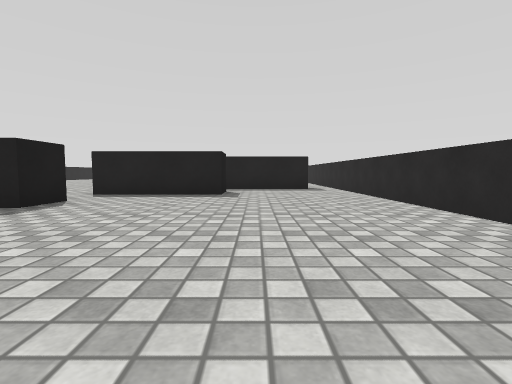
view 1 (above)

22 first-person views from a walk through a 3-D level made in the Unity game engine. The camera is 0.51 m above the floor, tilts 4° down and sees 85° across. The floor is counted in squares, 1 m on a side. Each view is taken from the middle of a square. On the plan, view 1 faces up. The plan holds only what a view shows up to about 9 squares ahead; the rest is blank. The place goes on beyond the plan. The player character is not drawn. Surface patterns are stand-ins for the level's own textures.

view 2
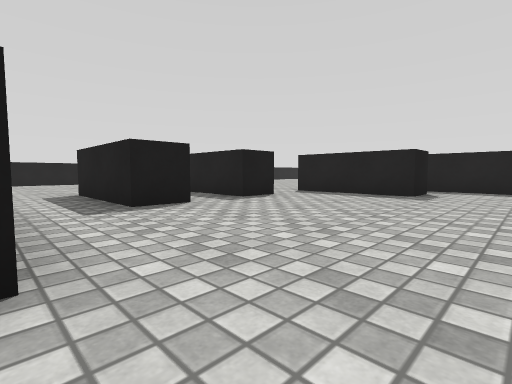

view 3
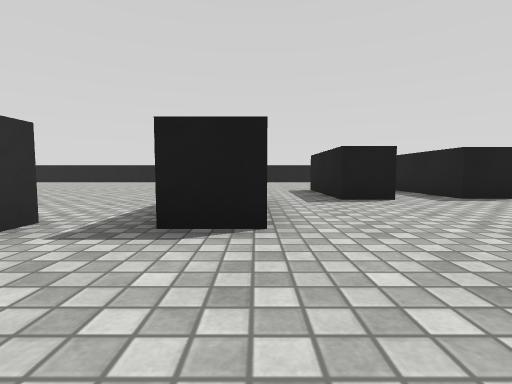

view 4
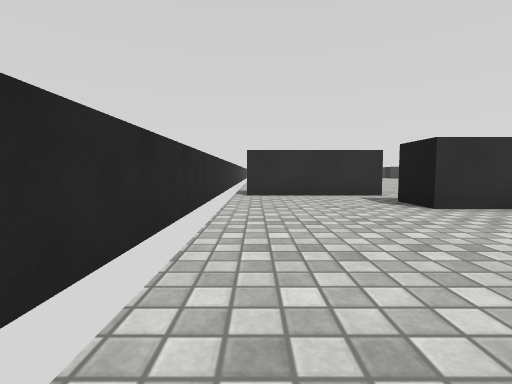

view 5
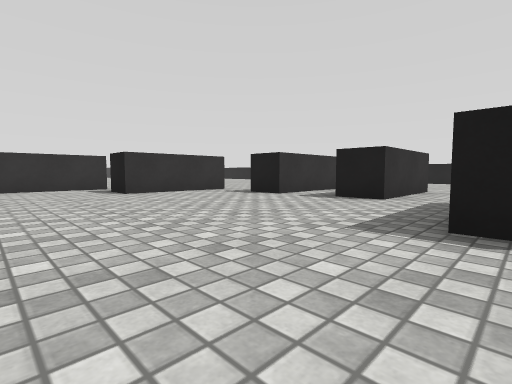

view 6
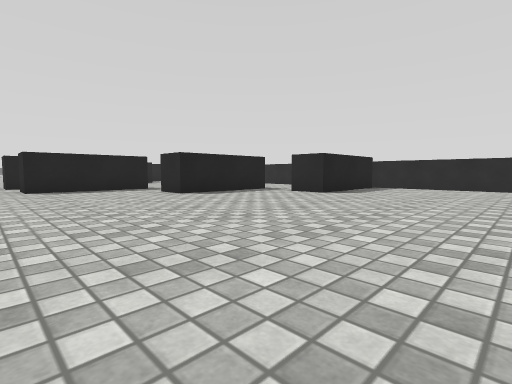

view 7
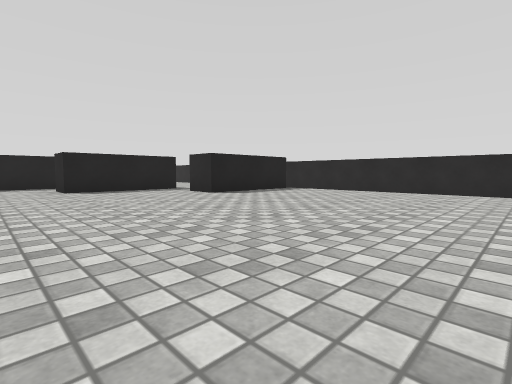

view 8
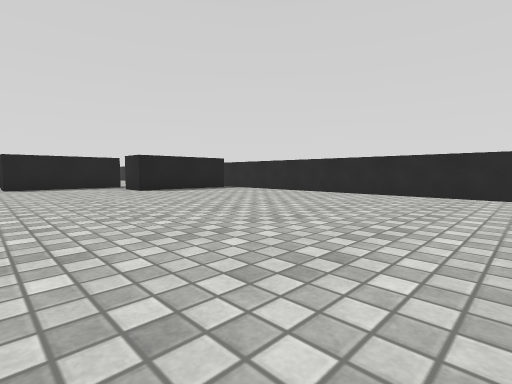

view 9
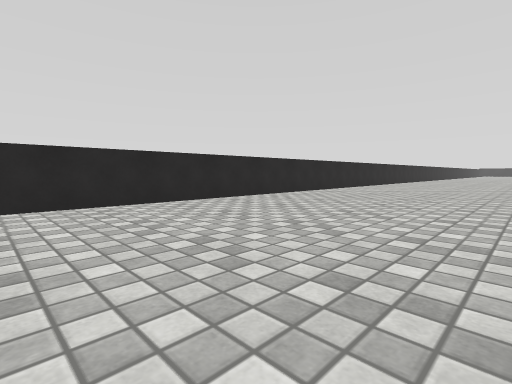

view 10
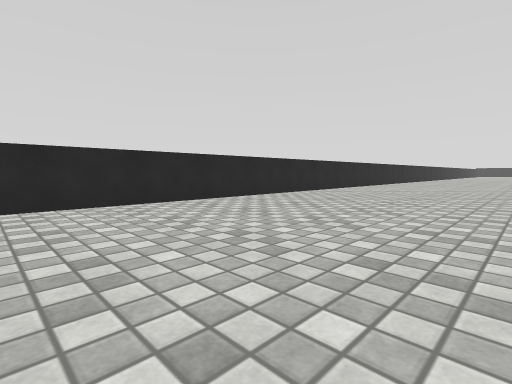

view 11
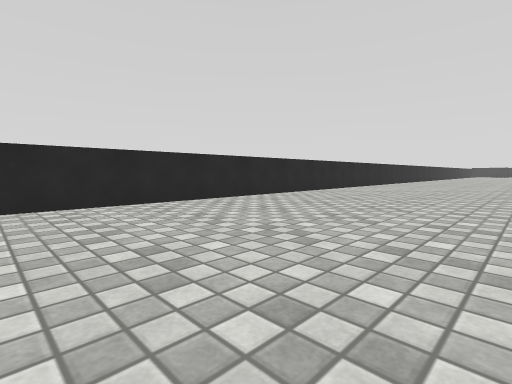

view 12
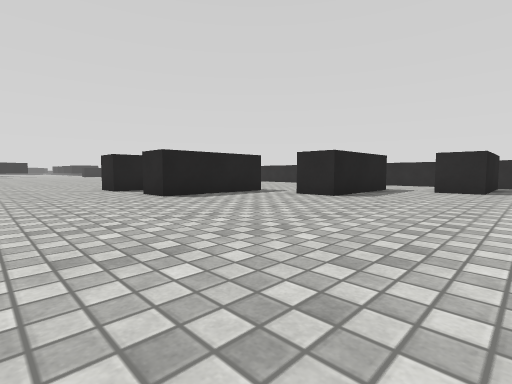

view 13
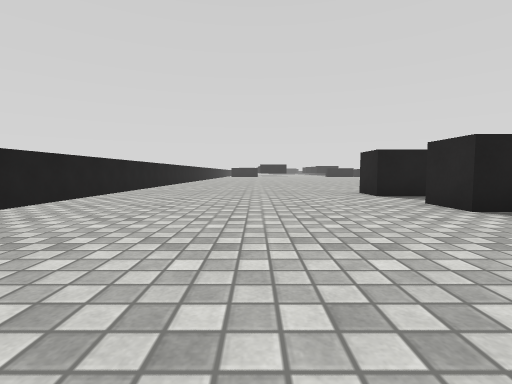

view 14
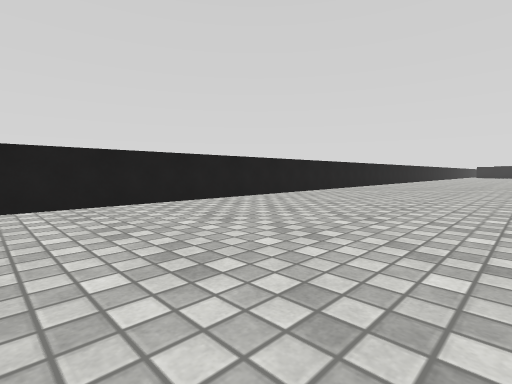

view 15
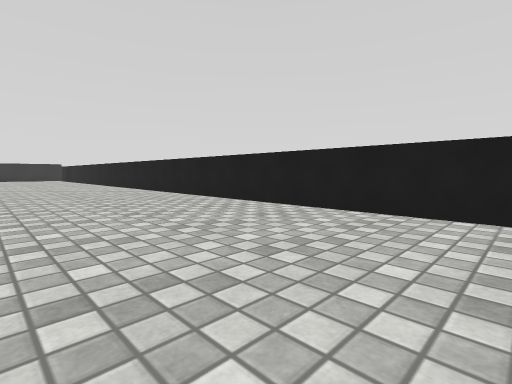

view 16
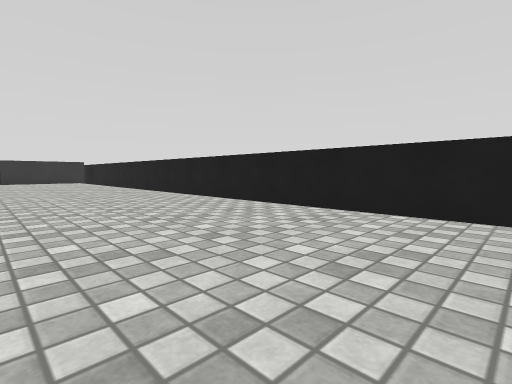

view 17
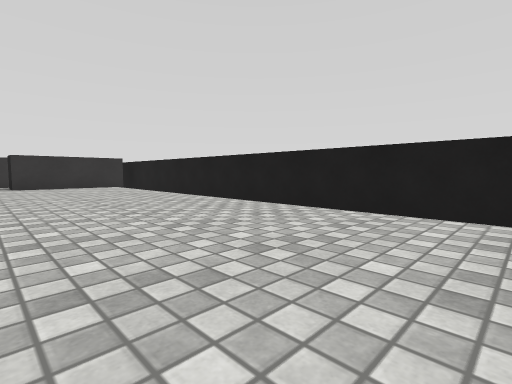

view 18
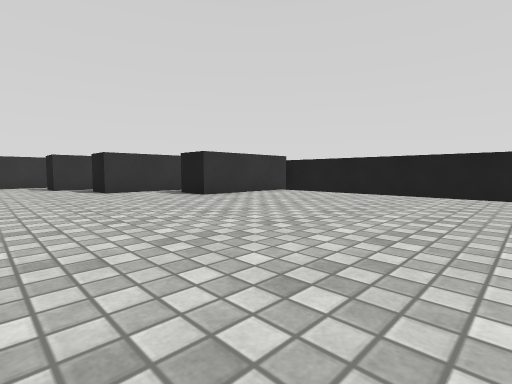

view 19
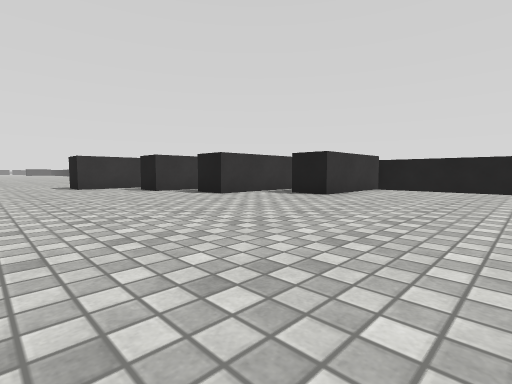

view 20
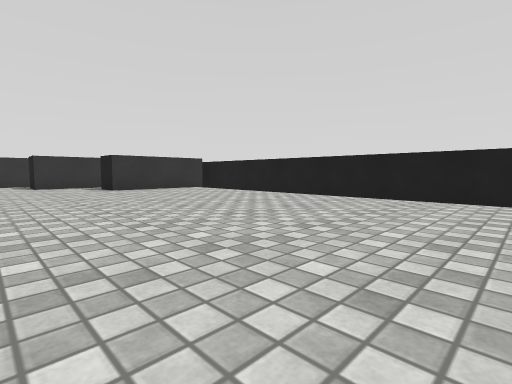

view 21
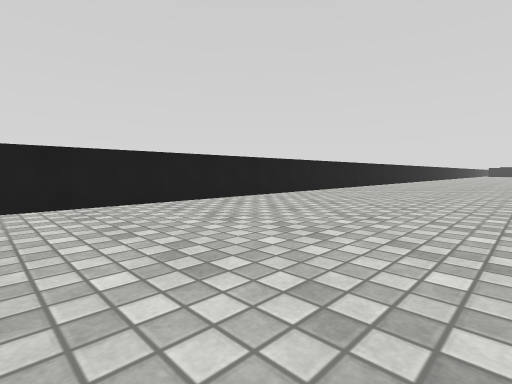

view 22
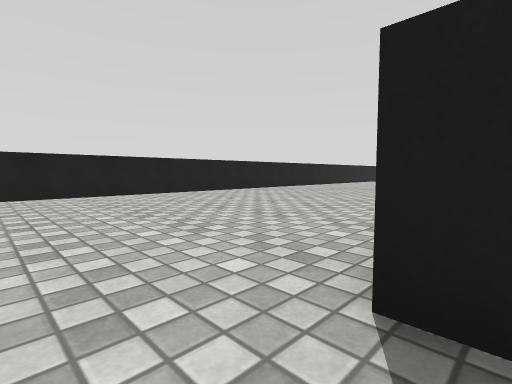

### Floor plan
Points are (right, up) in squares from view 1. A wall is a line through its corners. A room is listed if a view was taken in it or the views show most of it. See-through windows are left out.
Room 1 (views 1, 2, 3, 4, 5, 22)
walls: (-3.5, 0.1) (-0.5, 0.1) (-0.5, -0.9); (3, 3.2) (3, 7.5); (-4.6, 5) (-3.4, 5) (-3.4, 4) (-6.4, 4); (-0.8, 7.5) (-0.8, 6.5) (-3.9, 6.5); (-0.8, -2.2) (2.2, -2.2); (-6.2, 2.6) (-3.2, 2.6) (-3.2, 1.6); (3, -3.6) (3, 3)
ways out: opening at (-5.3, 3.3) to room 2
Room 2 (views 6, 7, 8, 9, 10, 11, 12, 13, 14, 15, 16, 17, 18, 19, 20, 21)
walls: (-0.5, -0.9) (-3.5, -0.9) (-3.5, 0.1); (2.2, -3.2) (-0.8, -3.2) (-0.8, -2.2); (-3.2, 1.6) (-6.2, 1.6) (-6.2, 2.6); (-6.4, 4) (-6.4, 5) (-4.6, 5); (-12.8, -20.4) (-9.7, -20.4) (-9.7, -21.5); (3, -22.5) (3, -4); (-13.1, 7.5) (-13.1, -20.8)
ways out: opening at (-5.3, 3.3) to room 1

Where each view was taken, in squares from view 1:
view 1: 0 up, 0 right, facing up
view 2: 0 up, 1 right, facing up-left
view 3: 0 up, 2 right, facing left
view 4: 4 up, 2 right, facing down
view 5: 7 up, 2 right, facing down-left
view 6: 7 down, 7 left, facing up-right
view 7: 9 down, 5 left, facing up-right
view 8: 11 down, 4 left, facing up-right
view 9: 9 down, 2 left, facing down-right
view 10: 12 down, 2 left, facing down-right
view 11: 15 down, 2 left, facing down-right
view 12: 4 down, 9 left, facing up-right
view 13: 2 down, 9 left, facing up
view 14: 2 down, 8 left, facing up-left
view 15: 0 up, 9 left, facing down-left
view 16: 5 down, 9 left, facing down-left
view 17: 10 down, 9 left, facing down-left
view 18: 15 down, 6 left, facing down-left
view 19: 17 down, 4 left, facing down-left
view 20: 12 down, 7 left, facing down-left
view 21: 11 down, 8 left, facing up-left
view 22: 3 up, 6 left, facing up-left
